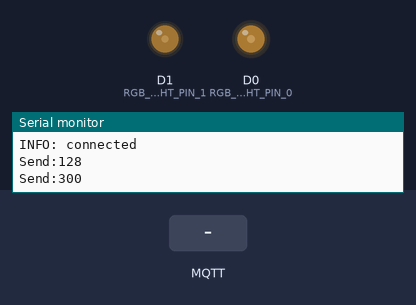
A sketch run on a simulated ESP8266 (NodeMCU). Shown: output pins drawn as LEDs (lit = HIGH), the last lines printed to the serial monitor. The inputs (shaded band) are chosen by the test bench. WiFi joins after 1.5 s; servers stay silent unless stated; no MQTT or app messages arrive unless stated.

Above: at 3.2 s.
3.3 s: MQTT message "5" arrives on the second subscribed topic
At 4.7 s:
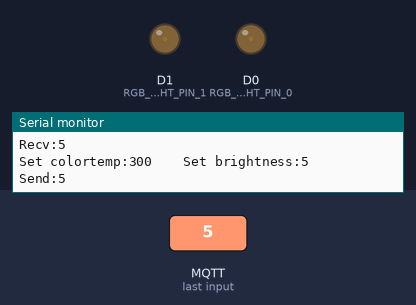
5.0 s: MQTT message "200" arrives on the second subscribed topic
At 6.5 s:
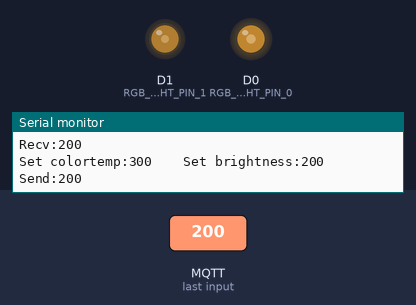
6.8 s: MQTT message "200" arrives on the third subscribed topic
At 8.0 s:
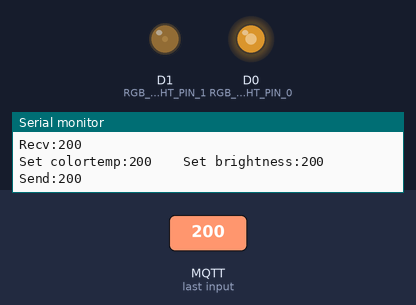
8.5 s: MQTT message "5" arrives on the second subscribed topic
At 9.2 s:
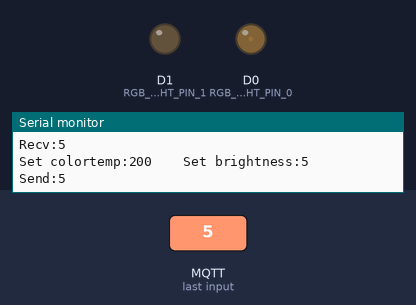
Timing chart, 0 to 11.3 s (numbered marks = the images above; inputs shaded):
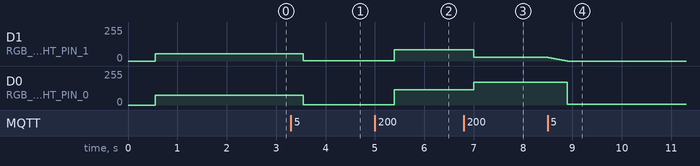

Measured:
- after the input at 3.3 s, D1 (RGB_LIGHT_PIN_1): 54/255 → 2/255 after 0.25 s; D0 (RGB_LIGHT_PIN_0): 73/255 → 2/255 after 0.25 s
- after the input at 5.0 s, D1 (RGB_LIGHT_PIN_1): 2/255 → 84/255 after 0.39 s; D0 (RGB_LIGHT_PIN_0): 2/255 → 115/255 after 0.39 s
- after the input at 6.8 s, D1 (RGB_LIGHT_PIN_1): 84/255 → 27/255 after 0.20 s; D0 (RGB_LIGHT_PIN_0): 115/255 → 172/255 after 0.20 s
- after the input at 8.5 s, D1 (RGB_LIGHT_PIN_1): moves from 27/255 to 0/255 over 0.38 s, starting at once; D0 (RGB_LIGHT_PIN_0): 172/255 → 4/255 after 0.39 s

The sketch:

smart_table_lamp.ino
```cpp
#include <ESP8266WiFi.h>
#include "PubSubClient.h"

#define MQTT_VERSION MQTT_VERSION_3_1_1

// Wifi: SSID and password
const char* WIFI_SSID = "404 Not Found";  // 你的wifi名字
const char* WIFI_PASSWORD = "xxxxxxx";    // 你的wifi密码

// MQTT: ID, server IP, port, username and password
const PROGMEM char* MQTT_CLIENT_ID = "mqttx_tablelamp001";   // mqtt的用户id，可以不改
const PROGMEM char* MQTT_SERVER_IP = "192.168.2.167";        // mqtt服务器地址
const PROGMEM uint16_t MQTT_SERVER_PORT = 1883;              // mqtt服务器端口，默认1883
const PROGMEM char* MQTT_USER = "admin";                     // mqtt账号
const PROGMEM char* MQTT_PASSWORD = "xxxxxxx";               // mqtt密码

// homeassistant的light类，开关、亮度、色温要用不同的主题，分别要一个state主题和一个command主题，用来上报信息和接收信息
// 可参考 https://home-assistant-china.github.io/components/light.mqtt/

// MQTT: topics
// state
const PROGMEM char* MQTT_LIGHT_STATE_TOPIC = "homeassistant/tablelamp/light/status";
const PROGMEM char* MQTT_LIGHT_COMMAND_TOPIC = "homeassistant/tablelamp/light/switch";

// brightness
const PROGMEM char* MQTT_LIGHT_BRIGHTNESS_STATE_TOPIC = "homeassistant/tablelamp/brightness/status";
const PROGMEM char* MQTT_LIGHT_BRIGHTNESS_COMMAND_TOPIC = "homeassistant/tablelamp/brightness/set";

// colors
const PROGMEM char* MQTT_LIGHT_COLORTEMP_STATE_TOPIC = "homeassistant/tablelamp/colortemp/status";
const PROGMEM char* MQTT_LIGHT_COLORTEMP_COMMAND_TOPIC = "homeassistant/tablelamp/colortemp/set";

// payloads by default (on/off)
const PROGMEM char* LIGHT_ON = "ON";
const PROGMEM char* LIGHT_OFF = "OFF";

// variables used to store the state, the brightness and the color of the light
boolean m_light_state = true;
int32_t m_light_brightness = 128;
int32_t m_light_colortemp = 300;
int32_t temp_brightness = 0;
int32_t temp_colortemp = 153;
const uint8_t delay_time = 2;   //渐变延时，值越大灯光切换时的变化速度越慢

// pins used for the rgb led (PWM)
const PROGMEM uint8_t RGB_LIGHT_PIN_0 = D0;
const PROGMEM uint8_t RGB_LIGHT_PIN_1 = D1;

// buffer used to send/receive data with MQTT
const uint8_t MSG_BUFFER_SIZE = 20;
char m_msg_buffer[MSG_BUFFER_SIZE];

WiFiClient wifiClient;
PubSubClient client(wifiClient);

// function called to adapt the brightness and the color of the led
void setColorTemp(int32_t p_colortemp, int32_t p_brightness)
{
  int32_t i;
  Serial.print("Set colortemp:");
  Serial.print(p_colortemp);
  Serial.print("    Set brightness:");
  Serial.println(p_brightness);

  if(p_brightness > temp_brightness)
  {
    for(i = temp_brightness; i <= p_brightness; i++)
    {
      analogWrite(RGB_LIGHT_PIN_0, (255 - map(p_colortemp, 153, 500, 0, 255)) * i / 255);
      analogWrite(RGB_LIGHT_PIN_1, map(p_colortemp, 153, 500, 0, 255) * i / 255);
      delay(delay_time);
    }
  }
  else if(p_brightness < temp_brightness)
  {
    for(i = temp_brightness; i >= p_brightness; i--)
    {
      analogWrite(RGB_LIGHT_PIN_0, (255 - map(p_colortemp, 153, 500, 0, 255)) * i / 255);
      analogWrite(RGB_LIGHT_PIN_1, map(p_colortemp, 153, 500, 0, 255) * i / 255);
      delay(delay_time);
    }
  }
  if(p_colortemp > temp_colortemp)
  {
    for(i = temp_colortemp; i <= p_colortemp; i++)
    {
      analogWrite(RGB_LIGHT_PIN_0, (255 - map(i, 153, 500, 0, 255)) * p_brightness / 255);
      analogWrite(RGB_LIGHT_PIN_1, map(i, 153, 500, 0, 255) * p_brightness / 255);
      delay(delay_time);
    }
  }
  else if(p_colortemp < temp_colortemp)
  {
    for(i = temp_colortemp; i >= p_colortemp; i--)
    {
      analogWrite(RGB_LIGHT_PIN_0, (255 - map(i, 153, 500, 0, 255)) * p_brightness / 255);
      analogWrite(RGB_LIGHT_PIN_1, map(i, 153, 500, 0, 255) * p_brightness / 255);
      delay(delay_time);
    }
  }
  temp_brightness = p_brightness;
  temp_colortemp = p_colortemp;

}

// function called to publish the state of the led (on/off)
void publishLightState()
{
  if (m_light_state)
  {
    client.publish(MQTT_LIGHT_STATE_TOPIC, LIGHT_ON, true);
  } else
  {
    client.publish(MQTT_LIGHT_STATE_TOPIC, LIGHT_OFF, true);
  }
}

// function called to publish the brightness of the led (0-100)
void publishLightBrightness()
{
  snprintf(m_msg_buffer, MSG_BUFFER_SIZE, "%d", m_light_brightness);
  Serial.print("Send:");
  Serial.println(m_msg_buffer);
  client.publish(MQTT_LIGHT_BRIGHTNESS_STATE_TOPIC, m_msg_buffer, true);
}

// function called to publish the colors of the led (xx(x),xx(x),xx(x))
void publishLightColorTemp() {
  snprintf(m_msg_buffer, MSG_BUFFER_SIZE, "%d", m_light_colortemp);
  Serial.print("Send:");
  Serial.println(m_msg_buffer);
  client.publish(MQTT_LIGHT_COLORTEMP_STATE_TOPIC, m_msg_buffer, true);
}

// function called when a MQTT message arrived
void callback(char* p_topic, byte* p_payload, unsigned int p_length)
{
  // concat the payload into a string
  String payload;
  for (uint8_t i = 0; i < p_length; i++)
  {
    payload.concat((char)p_payload[i]);
  }
  // handle message topic
  if (String(MQTT_LIGHT_COMMAND_TOPIC).equals(p_topic))
  {
    Serial.print("Recv:");
    Serial.println(payload);
    // test if the payload is equal to "ON" or "OFF"
    if (payload.equals(String(LIGHT_ON)))
    {
      if (m_light_state != true)
      {
        m_light_state = true;
        setColorTemp(m_light_colortemp, m_light_brightness);
        publishLightState();
      }
    } else if (payload.equals(String(LIGHT_OFF)))
    {
      if (m_light_state != false)
      {
        m_light_state = false;
        setColorTemp(m_light_colortemp,0);
        publishLightState();
      }
    }
  } else if (String(MQTT_LIGHT_BRIGHTNESS_COMMAND_TOPIC).equals(p_topic))
  {
    Serial.print("Recv:");
    Serial.println(payload);
    int32_t brightness = payload.toInt();
    if (brightness < 0 || brightness > 255)
    {
      // do nothing...
      return;
    } else
    {
      m_light_brightness = brightness;
      setColorTemp(m_light_colortemp, m_light_brightness);
      publishLightBrightness();
    }
  } else if (String(MQTT_LIGHT_COLORTEMP_COMMAND_TOPIC).equals(p_topic))
  {
    // get the position of the first and second commas
    Serial.print("Recv:");
    Serial.println(payload);
    int32_t colortemp = payload.toInt();
    if (colortemp < 153 || colortemp > 500)
    {
      return;
    } else
    {
      m_light_colortemp = colortemp;
    }

    setColorTemp(m_light_colortemp, m_light_brightness);
    publishLightColorTemp();
  }
}

void reconnect() {
  // Loop until we're reconnected
  while (!client.connected()) {
    Serial.println("INFO: Attempting MQTT connection...");
    // Attempt to connect
    if (client.connect(MQTT_CLIENT_ID, MQTT_USER, MQTT_PASSWORD)) {
      Serial.println("INFO: connected");

      // Once connected, publish an announcement...
      // publish the initial values
      publishLightState();
      publishLightBrightness();
      publishLightColorTemp();

      // ... and resubscribe
      client.subscribe(MQTT_LIGHT_COMMAND_TOPIC);
      client.subscribe(MQTT_LIGHT_BRIGHTNESS_COMMAND_TOPIC);
      client.subscribe(MQTT_LIGHT_COLORTEMP_COMMAND_TOPIC);
    } else {
      Serial.print("ERROR: failed, rc=");
      Serial.print(client.state());
      Serial.println("DEBUG: try again in 5 seconds");
      // Wait 5 seconds before retrying
      delay(5000);
    }
  }
}

void setup() {
  // init the serial
  Serial.begin(115200);

  // init the RGB led
  analogWriteRange(255);
  analogWriteFreq(40000);
  setColorTemp(m_light_colortemp, m_light_brightness);

  // init the WiFi connection
  Serial.println();
  Serial.println();
  Serial.print("INFO: Connecting to ");
  WiFi.mode(WIFI_STA);
  Serial.println(WIFI_SSID);
  WiFi.begin(WIFI_SSID, WIFI_PASSWORD);

  while (WiFi.status() != WL_CONNECTED) {
    delay(500);
    Serial.print(".");
  }

  Serial.println("");
  Serial.println("INFO: WiFi connected");
  Serial.print("INFO: IP address: ");
  Serial.println(WiFi.localIP());

  // init the MQTT connection
  client.setServer(MQTT_SERVER_IP, MQTT_SERVER_PORT);
  client.setCallback(callback);
}

void loop() {
  if (!client.connected()) {
    reconnect();
  }
  client.loop();
}
```
